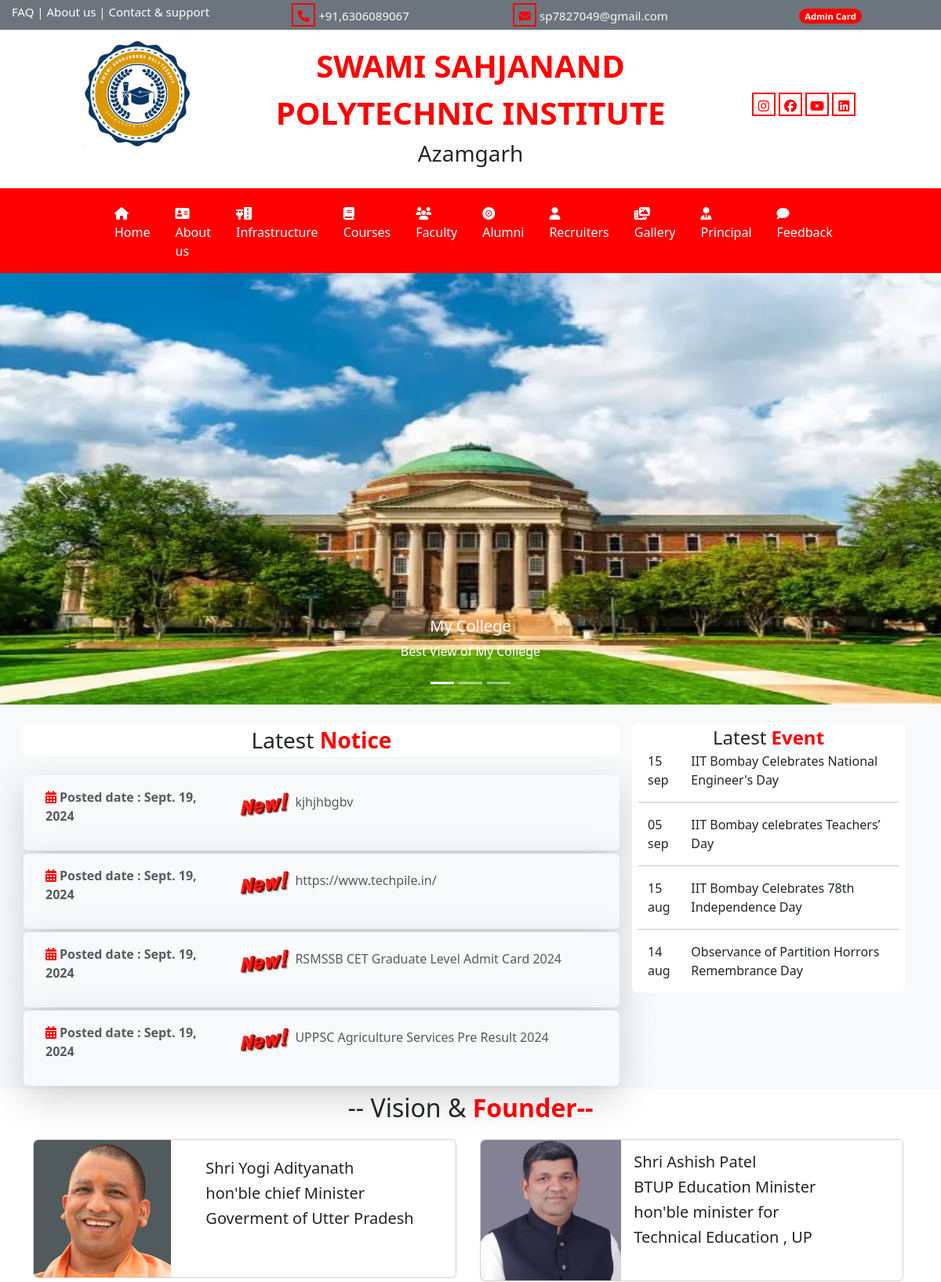
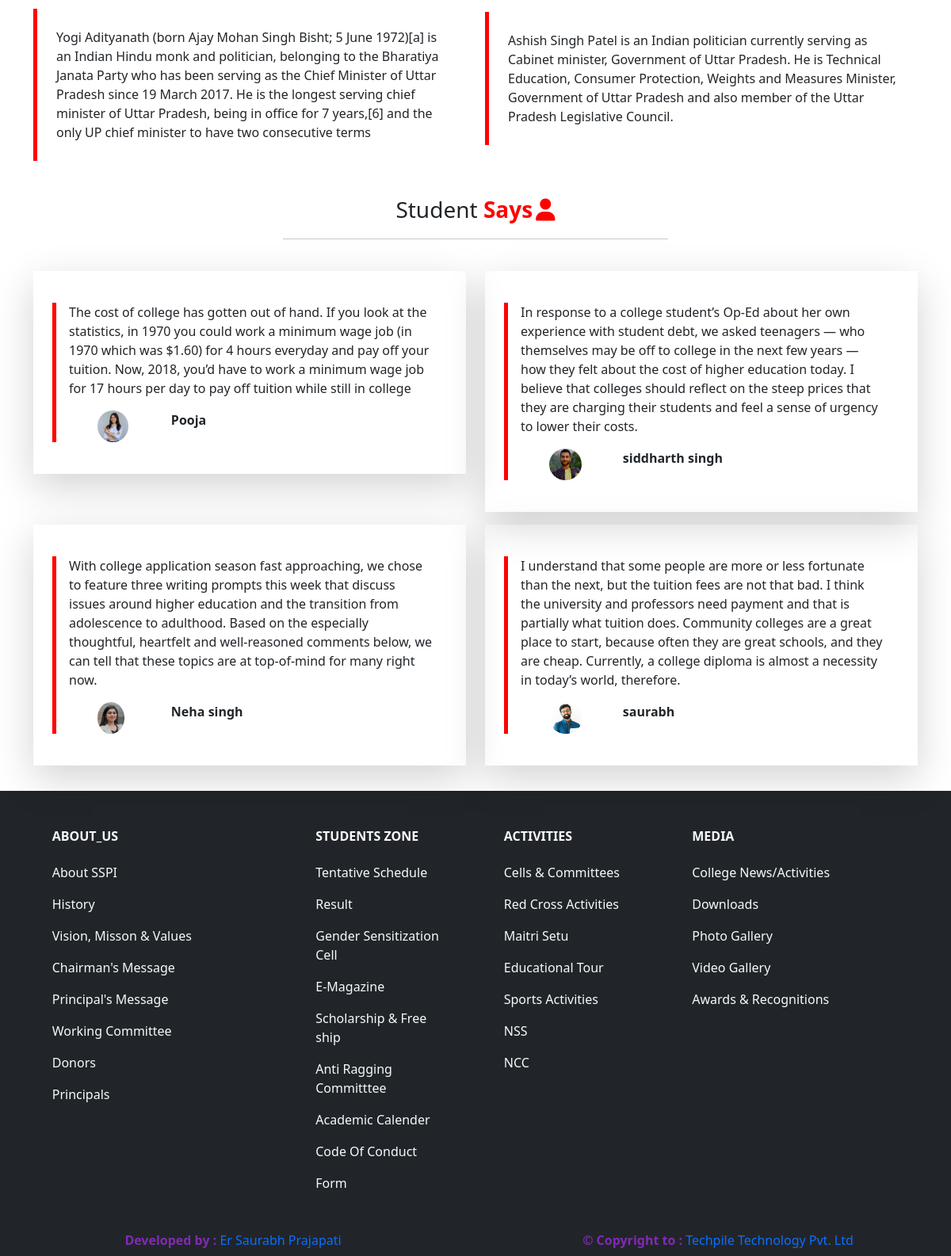
The page / on the database its author committed (2 pictures, top to bottom).
### user/models.py (models this page shows)
class tbl_slider(models.Model):
    title=models.CharField(max_length=100,null=True)
    description=models.TextField(null=True)
    slider_image=models.ImageField(upload_to='static/slider/',null=True)

class tbl_notice(models.Model):
    notice=models.TextField(null=True)
    notice_link=models.CharField(max_length=50,null=True)
    posted_date=models.DateField(null=True)

class tbl_feedback(models.Model):
    name=models.CharField(max_length=50,null=True)
    feedback=models.TextField(null=True)
    picture=models.ImageField(upload_to='static/picture/',null=True)

### user/views.py (the view)
# urls.py: path('',views.index),
def index(request):
    data=tbl_notice.objects.all().order_by('-id')[0:5]
    data1=tbl_feedback.objects.all().order_by('-id')[0:4]
    sdata=tbl_slider.objects.all().order_by('-id')[0:3]
    md={"ndata":data,"fdata":data1,"sliderdata":sdata}
    return render(request,'index.html',md)

### templates/index.html (shortened to what this page needs)
{% extends 'base.html' %}
{% load static %}
{% block childpage %}
        <div class="row slider ">
  <div class="col-sm-12 px-0">
    <div id="carouselExampleCaptions" class="carousel slide" data-bs-ride="carousel">
      <div class="carousel-indicators">
        <button type="button" data-bs-target="#carouselExampleCaptions" data-bs-slide-to="0" class="active" aria-current="true" aria-label="Slide 1"></button>
        <button type="button" data-bs-target="#carouselExampleCaptions" data-bs-slide-to="1" aria-label="Slide 2"></button>
        <button type="button" data-bs-target="#carouselExampleCaptions" data-bs-slide-to="2" aria-label="Slide 3"></button>
      </div>
      <div class="carousel-inner ">
          {% for x in sliderdata %}
        <div class="carousel-item active " data-bs-delay="0">
          <img src="{{x.slider_image}}" height="550px" class="d-block img w-100" alt="...">
          <div class="carousel-caption d-none d-md-block">
            <h5>{{x.title}}</h5>
            <p>{{x.description}}</p>
          </div>
        </div>
{% endfor %}
      </div>
      <button class="carousel-control-prev" type="button" data-bs-target="#carouselExampleCaptions"
        data-bs-slide="prev">
        <span class="carousel-control-prev-icon" aria-hidden="true"></span>
      </button>
      <button class="carousel-control-next" type="button" data-bs-target="#carouselExampleCaptions"
        data-bs-slide="next">
        <span class="carousel-control-next-icon" aria-hidden="true"></span>
      </button>
    </div>
  </div>
</div>
 <div class="container-fluid bg-light">
    <div class="container notice">
      <div class="row notice ">
        <div class="col-sm-8">
          <div class="row rounded-3 my-4 " style="background:white;">
            <div class="fs-3 text-center">Latest <b class="txt-color2">Notice</b></div>
          </div>
            <marquee direction="up" onmouseover="stop()" onmouseleave="start()">
            {% for x in ndata %}
            <div class="row p-3 shadow-lg mb-1 bg-body-tertiary rounded">
              <div class="col-sm-4">
                    <p class="text-muted">  <i class="fa-solid fa-calendar-days pe-1 txt-color2"></i><b>Posted date : {{x.posted_date}}</b></p>
               </div>
                <div class="col-sm-8">
                    <a href="{{x.notice_link}}" target="_blank" style="text-decoration:none;" class="text-muted">
                     <img src="{% static 'images/new.gif'%} " height="40px"/>
                        {{x.notice}}
                    </a>
                </div>
            </div>
            {% endfor %}
</marquee>
          </div>
        <div class="col-sm-4">
          <div class="row my-4 rounded-3 px-2 mx-1 " style="background:white;">
            <div class="fs-4 text-center">Latest <b class="txt-color2"> Event</b></div>
           <div class="col-sm-2">
              <p>15 sep</p>
            </div>
            <div class="col-sm-10">
              <p>IIT Bombay Celebrates National Engineer's Day</p>
            </div>
            <hr />
            <div class="col-sm-2">05 sep</div>
            <div class="col-sm-10">
              <p>IIT Bombay celebrates Teachers’ Day</p>
            </div>
            <hr />
            <div class="col-sm-2">15 aug</div>
            <div class="col-sm-10">
              <p>IIT Bombay Celebrates 78th Independence Day</p>
            </div>
            <hr/><div class="col-sm-2">14 aug</div>
            <div class="col-sm-10">
              <p>Observance of Partition Horrors Remembrance Day</p>
            </div>
          </div>
        </div>
      </div>
    </div>
  </div>
<div class="fs-2 text-center">-- Vision &<b class="txt-color2"> Founder--</b></div>
  <div class="container vision">
    <div class="row mt-3 vision">
      <div class="col-sm-6">
        <div class="card mb-3" style="max-width: 540px;">
          <div class="row g-0">
            <div class="col-md-4">
              <img src="{% static 'img/yogi.jpg' %}" class="img-fluid rounded-start" alt="...">
            </div>
            <div class="col-md-8">
              <div class="card-body ms-4 mt-2">
                <h5 class="card-title">Shri Yogi Adityanath</h5>
                <h5 class="card-title">hon'ble chief Minister</h5>
                <h5 class="card-title">Goverment of Utter Pradesh</h5>
              </div>
            </div>
          </div>
        </div>
        <div class="vline px-4 py-4 mb-3">
          Yogi Adityanath (born Ajay Mohan Singh Bisht; 5 June 1972)[a] is an Indian Hindu monk and politician, belonging to the Bharatiya Janata Party who has been serving as the Chief Minister of Uttar Pradesh since 19 March 2017. He is the longest serving chief minister of Uttar Pradesh, being in office for 7 years,[6] and the only UP chief minister to have two consecutive terms
        </div>
      </div>
      <div class="col-sm-6">
        <div class="card mb-3" style="max-width: 540px;">
          <div class="row g-0">
            <div class="col-md-4">
              <img src="{% static 'img/minister.jpg' %}" class="img-fluid rounded-start" alt="...">
            </div>
            <div class="col-md-8">
              <div class="card-body">
                <h5 class="card-title">Shri Ashish Patel</h5>
                <h5 class="card-title">BTUP Education Minister</h5>
                <h5 class="card-title">hon'ble minister for</h5>
                <h5 class="card-title">Technical Education , UP</h5>
              </div>
            </div>
          </div>
        </div>
        <div class="vline px-4 py-4 mb-3">
         Ashish Singh Patel is an Indian politician currently serving as Cabinet minister, Government of Uttar Pradesh. He is Technical Education, Consumer Protection, Weights and Measures Minister, Government of Uttar Pradesh and also member of the Uttar Pradesh Legislative Council.
        </div>
      </div>
    </div>
  </div>
<div class="row">
    <div class="col-sm-5 mx-auto text-center my-4">
        <p class="fs-3 m-0">Student <b class="txt-color2"> Says<i class="fa-solid fa-user ps-1"></i></b></p>
        <hr/>
    </div>
</div>
  <div class="container feedback">
    <div class="row feedback">
        {% for i in fdata %}
      <div class="col-sm-6 ">
        <div class="shadow-lg p-4 mb-3">
          <div class=" vline px-3 mt-3">
              {{i.feedback}}
              <div class="row mx-4 my-3">
                    <div class="col-sm-2"><img class="rounded-circle" src="{{i.picture}}" height="40px" /></div>
                  <div class="col-sm-10 "><b class="ms-4 mt-5">{{i.name}}</b>
              </div>
              </div>
          </div>
        </div>
      </div>
 {% endfor %}
        </div>
  </div>
{% endblock %}

### templates/base.html (shortened to what this page needs)
<!DOCTYPE html>
<html lang="en">
{% load static %}
<head>
  <link href="{% static 'css/bootstrap.css' %}" rel="stylesheet" />
  <link href="{% static 'css/all.css' %}" rel="stylesheet" />
</head>
<body>
  <div class="container-fluid px-0">
    <div class="row t1 bg-secondary text-light text-center py-1">
      <div class="col-sm-3 ">
        <a href="#">FAQ</a> |
        <a href="#">About us</a> |
        <a href="/contact/">Contact & support</a>
      </div>
      <div class="col-sm-3 ">
        <i class="fa-solid fa-phone ic"></i> +91,6306089067
      </div>
      <div class="col-sm-3">
        <i class="fa-solid fa-envelope ic"></i> sp7827049@gmail.com
      </div>
      <div class="col-sm-3 pt-1">
       <a href="/admin/" target="_balank" class="badge bg-mycolor2 rounded-pill" >Admin Card</a>
      </div>
    </div>
    <div class="row t2 py-2">
    <div class="col-sm-10 mx-auto">
      <div class="row">
        <div class="col-sm-2 ">
       <center>  <img src="{% static 'images/logo.jpg'%}" class="img-thumbnail  " style="max-height:180px; border:none;"/></center>
        </div>
        <div class="col-sm-8  text-center pt-2">
           <b class="fs-1 txt-color2 ">SWAMI SAHJANAND POLYTECHNIC INSTITUTE</b>
            <br/><p class="fs-3"> Azamgarh</p>
        </div>
        <div class="col-sm-2 pt-5 text-center  mt-4" >
          <a href=""><i class="fa-brands fa-instagram ic"></i></a>
          <a href=""><i class="fa-brands fa-facebook ic"></i></a>
          <a href=""><i class="fa-brands fa-youtube ic"></i></a>
          <a href=""><i class="fa-brands fa-linkedin ic"></i></a>
        </div>
      </div>
    </div>
    </div>
    <div class="row menu bg-mycolor2 sticky-top " style="min-height:30px;">
      <div class="col-sm-10 mx-auto mt-1">
        <nav class="navbar navbar-expand-lg bg-body-tertiary p-1 " id="menu">
          <div class="container-fluid">
            <div class="collapse navbar-collapse " id="navbarSupportedContent">
              <ul class="navbar-nav me-auto mb-2 mb-lg-0 p-1 ">
                <li class="nav-item pe-3">
                  <a class="nav-link active " aria-current="page" href="/home/"><i class="fa-solid fa-house  pe-2"></i>Home</a>
                </li>
                 <li class="nav-item pe-3">
                  <a class="nav-link" href="/about/"><i class="fa-solid fa-address-card pe-2"></i>About us</a>
                </li>
                <li class="nav-item pe-3">
                  <a class="nav-link" href="/infra/" ><i class="fa-solid fa-road-bridge pe-2"></i>Infrastructure</a>
                </li>
                <li class="nav-item pe-3">
                  <a class="nav-link" href="/cources/"><i class="fa-solid fa-book pe-2"></i>Courses</a>
                </li>
                <li class="nav-item pe-3">
                  <a class="nav-link" href="/faculty/"><i class="fa-solid fa-users pe-2"></i>Faculty</a>
                </li>
                <li class="nav-item pe-3">
                  <a class="nav-link" href="/alumni/"><i class="fa-solid fa-record-vinyl pe-2"></i>Alumni</a>
                </li>
                <li class="nav-item pe-3">
                  <a class="nav-link" href="/recruiters/"><i class="fa-solid fa-user pe-2"></i>Recruiters</a>
                </li>
                <li class="nav-item pe-3">
                  <a class="nav-link" href="/gallery/"><i class="fa-solid fa-photo-film pe-2"></i>Gallery</a>
                </li>
                <li class="nav-item pe-3">
                  <a class="nav-link" href="/principal/"><i class="fa-solid fa-user-tie pe-2"></i>Principal</a>
                </li>
                <li class="nav-item pe-3">
                  <a class="nav-link" href="/feedback/"><i class="fa-solid fa-comment pe-2"></i>Feedback</a>
                </li>
              </ul>
            </div>
           </div>
        </nav>
      </div>
    </div>
  <div class="row">
    <div class="col-sm-12">
      {% block childpage %}
      {% endblock %}
    </div>
  </div>
  <div class="row bg-dark mt-3" id="ipl" style="min-height:300px; ">
    <section class="text-light ">
      <div class="container text-center text-md-start mt-5">
        <div class="row mt-3">
          <div class="col-md-3 col-lg-4 col-xl-3 mx-auto mb-4">
            <h6 class="text-uppercase fw-bold mb-4">
              ABOUT_US
            </h6>
            <p>
              <a href="#!" class="text-reset">About SSPI</a>
            </p>
            <p>
              <a href="#!" class="text-reset">History</a>
            </p>
            <p>
              <a href="#!" class="text-reset">Vision, Misson & Values</a>
            </p>
            <p>
              <a href="#!" class="text-reset">Chairman's Message</a>
            </p>
            <p>
              <a href="#!" class="text-reset">Principal's Message</a>
            </p>
            <p>
              <a href="#!" class="text-reset">Working Committee</a>
            </p>
            <p>
              <a href="#!" class="text-reset">Donors</a>
            </p>
            <p>
              <a href="#!" class="text-reset">Principals</a>
            </p>
          </div>
          <div class="col-md-2 col-lg-2 col-xl-2 mx-auto mb-4">
            <h6 class="text-uppercase fw-bold mb-4">
              STUDENTS ZONE
            </h6>
            <p>
              <a href="#!" class="text-reset">Tentative Schedule</a>
            </p>
            <p>
              <a href="#!" class="text-reset"> Result</a>
            </p>
            <p>
              <a href="#!" class="text-reset">Gender Sensitization Cell</a>
            </p>
            <p>
              <a href="#!" class="text-reset"> E-Magazine</a>
            </p>
            <p>
              <a href="#!" class="text-reset">Scholarship & Free ship</a>
            </p>
            <p>
              <a href="#!" class="text-reset">Anti Ragging Committtee</a>
            </p>
            <p>
              <a href="#!" class="text-reset"> Academic Calender</a>
            </p>
            <p>
              <a href="#!" class="text-reset"> Code Of Conduct</a>
            </p>
            <p>
              <a href="#!" class="text-reset"> Form</a>
            </p>
          </div>
          <div class="col-md-3 col-lg-2 col-xl-2 mx-auto mb-4 bal">
            <h6 class="text-uppercase fw-bold mb-4">
              ACTIVITIES
            </h6>
            <p>
              <a href="#!" class="text-reset">Cells & Committees</a>
            </p>
            <p>
              <a href="#!" class="text-reset"> Red Cross Activities</a>
            </p>
            <p>
              <a href="#!" class="text-reset"> Maitri Setu</a>
            </p>
            <p>
              <a href="#!" class="text-reset">Educational Tour</a>
            </p>
            <p>
              <a href="#!" class="text-reset">Sports Activities</a>
            </p>
            <p>
              <a href="#!" class="text-reset"> NSS</a>
            </p>
            <p>
              <a href="#!" class="text-reset"> NCC</a>
            </p>
          </div>
          <div class="col-md-4 col-lg-3 col-xl-3 mx-auto mb-md-0 ">
            <h6 class="text-uppercase fw-bold mb-4">MEDIA</h6>
            <p>
              <a href="#!" class="text-reset">College News/Activities</a>
            </p>
            <p>
              <a href="#!" class="text-reset">Downloads</a>
            </p>
            <p>
              <a href="#!" class="text-reset">Photo Gallery</a>
            </p>
            <p>
              <a href="#!" class="text-reset">Video Gallery</a>
            </p>
            <p>
              <a href="#!" class="text-reset">Awards & Recognitions</a>
            </p>
          </div>
        </div>
      </div>
    </section>
  </div>
<div class="row bfooter text-center text-light bg-dark py-2">
  <div class="col-sm-6">
    <a href="/portfolio/"><b class="txt-color1">Developed by : </b>Er Saurabh Prajapati </a>
  </div>
  <div class="col-sm-6">
       <a href="http://www.techpile.in" target="_blank"><b class="txt-color1">&copy; Copyright to : </b>Techpile Technology Pvt. Ltd </a>
  </div>
</div>
  </div>
</body>
</html>

### templates/base.html (style rules this page uses)
body { overflow-x:hidden; }
:root { --bgcolor1:#812ab4 ; --bgcolor2: red; --bgcolor3: #ffb634; }
.bg-mycolor2 { background: var(--bgcolor2); }
.txt-color1 { color: var(--bgcolor1); }
.txt-color2 { color: var(--bgcolor2); }
.t1 a { text-decoration: none; color: white; }
.t1 { font-size: 15px; }
.ic { border:2px solid var(--bgcolor2); color:var(--bgcolor2); height: 30px; line-height: 30px; width: 30px; text-align: center; border-radius: 1px; transition: all .5s; }
#menu { min-height:60px; background: transparent !important; }
#menu ul li a { color: white; }
.vision { min-height: 330px; }
.vline { border-left: 5px solid red; min-height: 50px; }
.AD, #ipl p a { text-decoration: none; }
.feedback { min-height: 300px; }
.notice { min-height: 100px; }
.bfooter a { text-decoration:none; }

### rows shown on the page
tbl_slider: slider_image (picture), title "My College", description "Best View of My College"
tbl_notice: posted_date "Sept. 19, 2024", notice "kjhjhbgbv"
tbl_notice: posted_date "Sept. 19, 2024", notice "https://www.techpile.in/"
tbl_notice: posted_date "Sept. 19, 2024", notice "RSMSSB CET Graduate Level Admit Card 2024"
tbl_notice: posted_date "Sept. 19, 2024", notice "UPPSC Agriculture Services Pre Result 2024"
tbl_feedback: feedback "The cost of college has gotten out of hand. If you look at the statistics, in 1970 you could work a minimum wage job (in 1970 which was $1.60) for 4 hours everyday and pay off your tuition. Now, 2018, you’d have to work a minimum wage job for 17 hours per day to pay off tuition while still in college", picture (picture), name "Pooja"
tbl_feedback: feedback "In response to a college student’s Op-Ed about her own experience with student debt, we asked teenagers — who themselves may be off to college in the next few years — how they felt about the cost of higher education today. I believe that colleges should reflect on the steep prices that they are charging their students and feel a sense of urgency to lower their costs.", picture (picture), name "siddharth singh"
tbl_feedback: feedback "With college application season fast approaching, we chose to feature three writing prompts this week that discuss issues around higher education and the transition from adolescence to adulthood. Based on the especially thoughtful, heartfelt and well-reasoned comments below, we can tell that these topics are at top-of-mind for many right now.", picture (picture), name "Neha singh"
tbl_feedback: feedback "I understand that some people are more or less fortunate than the next, but the tuition fees are not that bad. I think the university and professors need payment and that is partially what tuition does. Community colleges are a great place to start, because often they are great schools, and they are cheap. Currently, a college diploma is almost a necessity in today’s world, therefore.", picture (picture), name "saurabh"
